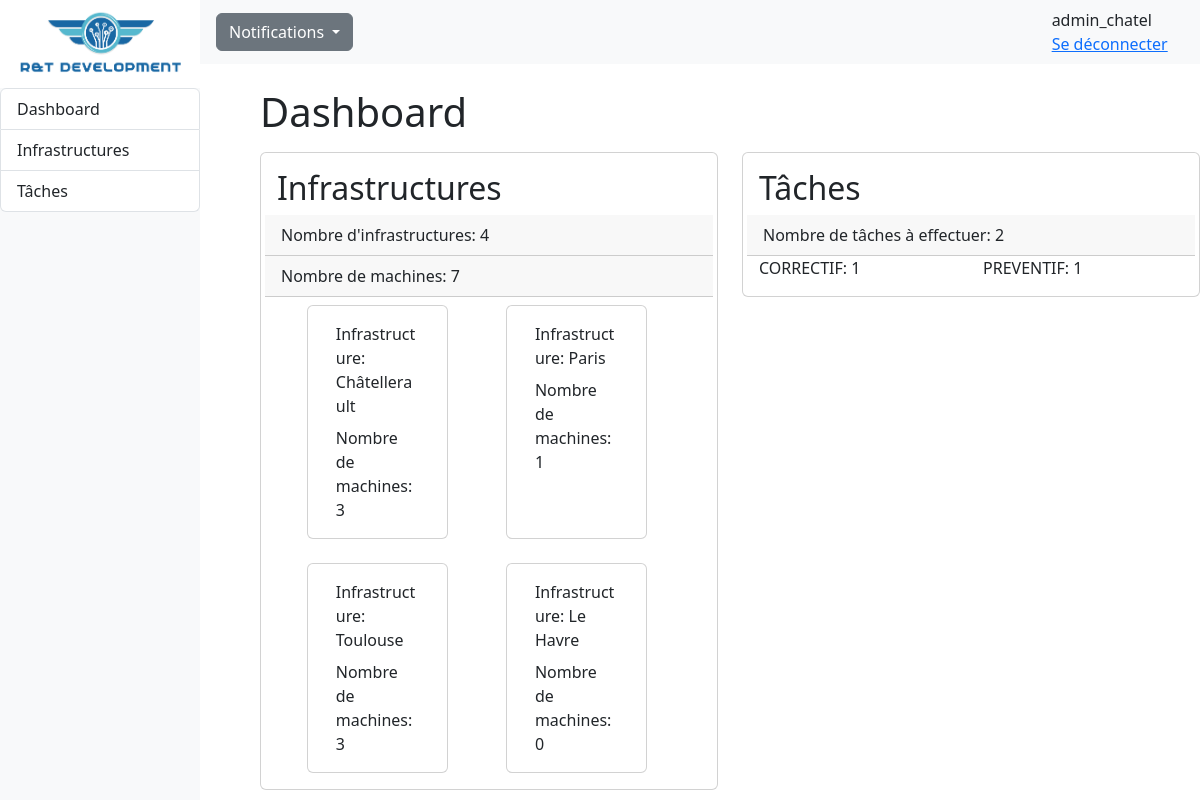
The app's page /RT_app/admin/ (signed in) with its own data.
### RT_app/models.py (models this page shows, shortened)
class Personnel(AbstractUser):
    id = models.AutoField(primary_key=True,editable=False)
    is_staff = models.BooleanField(default=False)
    id_infrastructure = models.ForeignKey('Infrastructure', on_delete=models.CASCADE, null=True, default=None)

class Infrastructure(models.Model):
    id = models.AutoField(primary_key=True,editable=False)
    nom = models.CharField(max_length=40)
    id_personnel = models.ForeignKey(Personnel, on_delete=models.CASCADE)
    pays = models.CharField(max_length=30)
    ville = models.CharField(max_length=64)
    coordonnees = models.CharField(null=True, blank=True ,max_length=18, validators=[RegexValidator(r'^[-+]?([1-8]?\d(\.\d+)?|90(\.0+)?)\s*[-+]?([1-9]?\d(\.\d+)?|1[0-7]\d(\.\d+)?|180(\.0+)?)$')])
    ip_reseau = models.CharField(max_length=15, default="192.168.0.0", validators=[RegexValidator(r'^((25[0-5]|(2[0-4]|1\d|[1-9]|)\d)\.?\b){4}$')])
    masque = models.CharField(max_length=15, default="255.255.255.0", validators=[RegexValidator(r'^(?:128|192|224|240|248|252|254|255)\.(?:0|128|192|224|240|248|252|254|255)\.(?:0|128|192|224|240|248|252|254|255)\.(?:0|128|192|224|240|248|252|254|255)$')])

### RT_app/views.py (the view)
# urls.py: path('admin/', views.dashboard, name='dashboard'),
@login_required
def dashboard(request):
    machine_sum = machines.count()
    entretien_par_type = entretien_a_faire.values('type').annotate(count=Count('type'))
    context = {
        'infrastructures': infrastructures,
        'entretiens': entretiens,
        'personnels': personnels,
        'machines': machines,
        'machine_sum': machine_sum,
        'entretien_a_faire': entretien_a_faire,
        'entretien_par_type': entretien_par_type
    }
    return render(request, 'admin/dashboard.html', context)

### RT_app/templates/admin/dashboard.html (shortened to what this page needs)
<!DOCTYPE html>
<html lang="en">
<head>
    {% load static %}
    <link rel="stylesheet" href="{% static 'css/styles.css' %}">
    <link href="https://cdn.jsdelivr.net/npm/bootstrap@5.3.0-alpha3/dist/css/bootstrap.min.css" rel="stylesheet">
</head>
<body>
    {% block menu %}
    <div class="container-fluid row g-0">
        <div class="bg-light col-2" id="sidebar">
          <nav class="navbar col d-flex align-items-center vh-100">
                <div class="fixed-top col-2">
                    <a href="{% url 'dashboard' %}"><img class="img-fluid" src="{% static 'img/rtdev.png' %}"/></a>
                    <div class="">
                        <ul class="list-group border-0">
                            <li class="list-group-item"> <a class="nav-link" href="{% url 'dashboard' %}">Dashboard</a></li>
                            <li class="list-group-item"> <a class="nav-link" href="{% url 'infra' %}">Infrastructures</a></li>
                            <li class="list-group-item"> <a class="nav-link" href="{% url 'taches' %}">Tâches</a></li>
                        </ul>
                    </div>
                </div>
            </nav>
        </div>
        <div class="col" id="main-content">
            <div>
                <nav class="navbar navbar-top bg-light row d-flex" id="main-navbar">
                    <div class="container-fluid">
                        <div class="nav-item dropdown ms-3 z-2">
                            <a class="btn btn-secondary dropdown-toggle" href="#" role="button" data-bs-toggle="dropdown" aria-expanded="false">
                              Notifications
                            </a>
                        </div>
                        <div class="nav-item">
                            <div class="nav-item d-flex me-5">
                                <span>{{user.username}}</span>
                            </div>
                            {% if user.is_authenticated%}
                                <div class="nav-item pe-3">
                                    <a href="{% url 'logout' %}">Se déconnecter</a>
                                </div>
                            {% endif %}
                        </div>
                    </div>
                  </nav>
            </div>
        {% endblock %}
        {% block content %}
        <div class="row mt-4 ms-5">
            <h1>Dashboard</h1>
            <div class="col-6">
                <div class="card mt-2 col">
                    <div class="card-body row">
                        <h2 class="card-title">Infrastructures</h2>
                        <p class="card-header">Nombre d'infrastructures: {{infrastructures.all.count}}</p>
                        <p class="card-header">Nombre de machines: {{machines.all.count}}</p>
                        <div class="row gap-3 justify-content-evenly">
                            {% for infrastructure in infrastructures %}
                            <div class="card mt-2 col-4">
                                <div class="card-body">
                                    <div class="card-title">Infrastructure: {{infrastructure.nom}}</div>
                                    <div class="card-text">Nombre de machines: {{infrastructure.machine_set.count}}</div>
                                </div>
                            </div>
                            {% endfor %}
                        </div>
                    </div>
                </div>
            </div>
            <div class="col-6">
                    <div class="card mt-2 col">
                        <div class="card-body row">
                            <h2 class="card-title">Tâches</h2>
                            <p class="card-header">Nombre de tâches à effectuer: {{entretien_a_faire.count}}</p>
                            {% for entretien in entretien_par_type %}
                                <div class="card-text w-50">{{ entretien.type }}: {{ entretien.count }}</div>
                            {% endfor %}
                        </div>
                    </div>
                </div>
            </div>
        </div>
        {% endblock %}
        </div>
</body>
</html>

### RT_app/static/css/styles.css (style rules this page uses)
body { font-family: 'Segoe UI', Tahoma, Geneva, Verdana, sans-serif; }

### records on screen
Personnel: username "admin_chatel"
Infrastructure: nom "Châtellerault", machine_set.count "3"
Infrastructure: nom "Paris", machine_set.count "1"
Infrastructure: nom "Toulouse", machine_set.count "3"
Infrastructure: nom "Le Havre", machine_set.count "0"

### other values on screen
{{ infrastructures.all.count }} "4"
{{ machines.all.count }} "7"
{{ entretien_a_faire.count }} "2"
{{ entretien.type }} "CORRECTIF" "PREVENTIF"
{{ entretien.count }} "1" "1"
